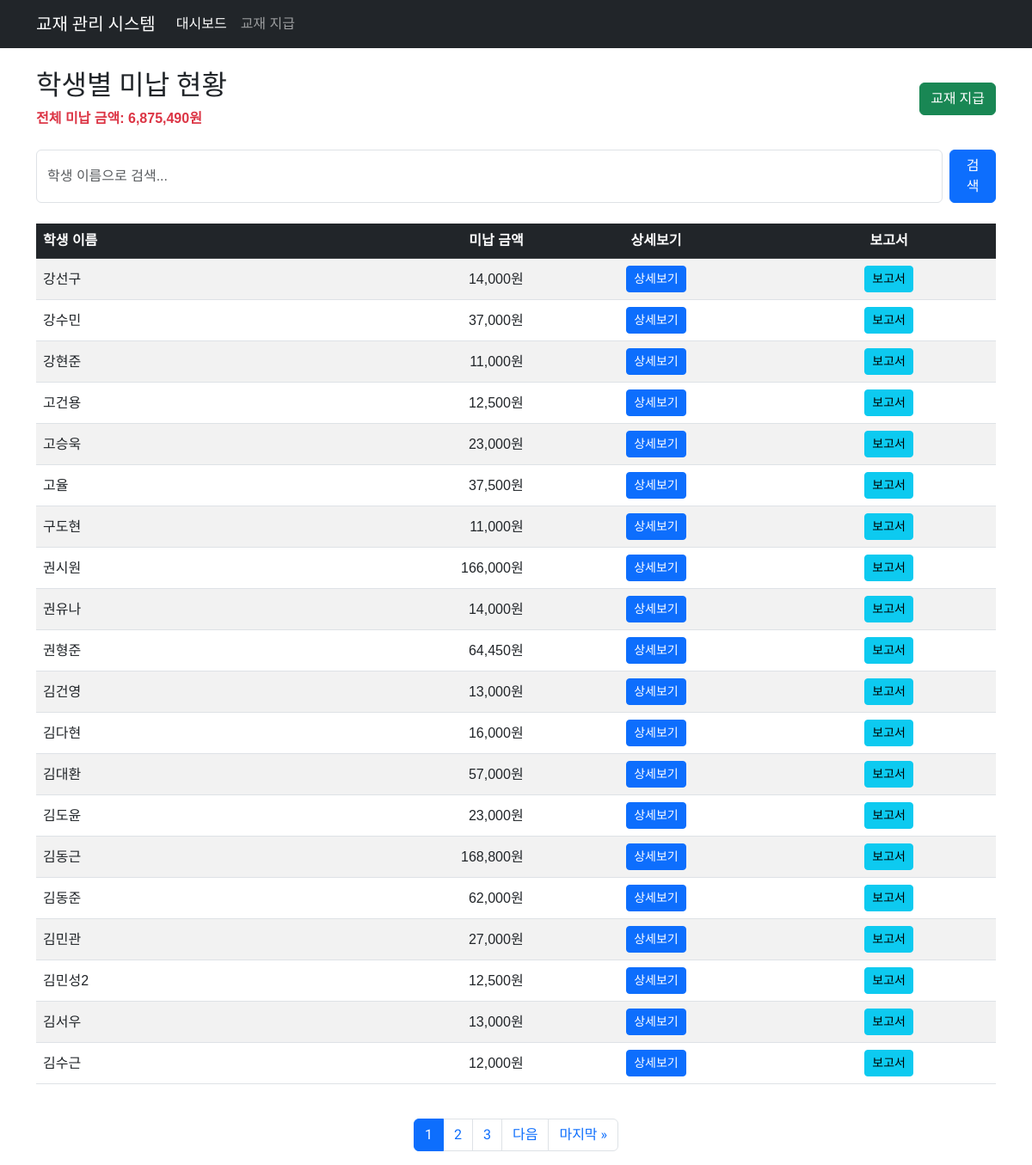
The page /textbook/dashboard/ on the database its author committed.
### textbook/models.py (models this page shows, shortened)
class Student(models.Model):
    name = models.CharField(max_length=255, unique=True, verbose_name='학생')
    class Meta:
        db_table = 'student'
        ordering = ['name']
        verbose_name = '학생'
        verbose_name_plural = '학생'

### textbook/views.py (the view)
# urls.py: path('dashboard/', views.dashboard, name='dashboard'),
def dashboard(request):
    search_query = request.GET.get('search', '').strip()
    students = Student.objects.annotate(
        unpaid_amount=Sum(
            'books__price',
            filter=Q(books__payment_date__isnull=True)
        )
    )
    if search_query:
        students = students.filter(name__icontains=search_query)
    else:
        students = students.filter(unpaid_amount__gt=0)
    students = students.order_by('name')
    total_students = students.count()
    total_unpaid = sum(student.unpaid_amount or 0 for student in students)
    paginator = Paginator(students, 20)  # 한 페이지당 20명
    page = request.GET.get('page')
    try:
        students_page = paginator.page(page)
    except PageNotAnInteger:
        students_page = paginator.page(1)
    except EmptyPage:
        students_page = paginator.page(paginator.num_pages)
    current_page = students_page.number
    total_pages = paginator.num_pages
    page_range = range(max(1, current_page - 2),
                      min(total_pages + 1, current_page + 3))
    context = {
        'students': students_page,
        'search_query': search_query,
        'total_students': total_students,
        'total_unpaid': total_unpaid,
        'page_range': page_range,
        'total_pages': total_pages,
        'current_page': current_page
    }
    return render(request, 'textbook/dashboard.html', context)

### textbook/templates/textbook/dashboard.html (shortened to what this page needs)
{% extends 'textbook/base.html' %}
{% load humanize %}
{% block content %}
<div class="row">
  <div class="col-12">
    <div class="d-flex justify-content-between align-items-center mb-4">
      <div>
        <h2>학생별 미납 현황</h2>
        <p class="text-danger mb-0">
          <strong>전체 미납 금액: {{ total_unpaid|intcomma }}원</strong>
        </p>
      </div>
      <div class="d-flex gap-2">
        <a href="{% url 'textbook:issue_book' %}" class="btn btn-success">
          교재 지급
        </a>
      </div>
    </div>
    <div class="mb-4">
      <form method="get" class="d-flex gap-2">
        <input
          type="search"
          name="search"
          class="form-control search-input max-width-300"
          placeholder="학생 이름으로 검색..."
          value="{{ search_query }}"
        />
        <button type="submit" class="btn btn-primary">검색</button>
      </form>
    </div>
    <div class="table-responsive">
      <table class="table table-striped table-hover align-middle">
        <thead class="table-dark">
          <tr>
            <th>학생 이름</th>
            <th class="text-end">미납 금액</th>
            <th class="text-center">상세보기</th>
            <th class="text-center">보고서</th>
          </tr>
        </thead>
        <tbody>
          {% for student in students %}
          <tr>
            <td>{{ student.name }}</td>
            <td class="text-end">{{ student.unpaid_amount|default:0|intcomma }}원</td>
            <td class="text-center">
              <a
                href="{% url 'textbook:student_detail' student.id %}"
                class="btn btn-primary btn-sm"
                >상세보기</a
              >
            </td>
            <td class="text-center">
              <button
                type="button"
                class="btn btn-info btn-sm"
                data-bs-toggle="modal"
                data-bs-target="#reportModal{{ student.id }}"
              >
                보고서
              </button>
            </td>
          </tr>
          {% empty %}
          <tr>
            <td colspan="4" class="text-center">
              {% if search_query %} 검색 결과가 없습니다. {% else %} 미납 교재가 있는 학생이 없습니다. {% endif %}
            </td>
          </tr>
          {% endfor %}
        </tbody>
      </table>
    </div>
    {% if students.paginator.num_pages > 1 %}
    <nav aria-label="페이지 탐색" class="mt-4">
      <ul class="pagination justify-content-center">
         {% for p in page_range %}
        <li class="page-item {% if p == current_page %}active{% endif %}">
          <a
            class="page-link"
            href="?page={{ p }}{% if search_query %}&search={{ search_query }}{% endif %}"
            >{{ p }}</a
          >
        </li>
        {% endfor %} {% if students.has_next %}
        <li class="page-item">
          <a
            class="page-link"
            href="?page={{ students.next_page_number }}{% if search_query %}&search={{ search_query }}{% endif %}"
            >다음</a
          >
        </li>
        <li class="page-item">
          <a
            class="page-link"
            href="?page={{ total_pages }}{% if search_query %}&search={{ search_query }}{% endif %}"
            >마지막 »</a
          >
        </li>
        {% endif %}
      </ul>
    </nav>
    {% endif %}
  </div>
</div>
{% endblock %}

### textbook/templates/textbook/base.html (shortened to what this page needs)
<!DOCTYPE html>
<html lang="ko">
<head>
    <link href="https://cdn.jsdelivr.net/npm/bootstrap@5.3.0/dist/css/bootstrap.min.css" rel="stylesheet">
    <link rel="stylesheet" href="https://cdn.jsdelivr.net/npm/flatpickr/dist/flatpickr.min.css">
</head>
<body>
    <nav class="navbar navbar-expand-lg navbar-dark bg-dark">
        <div class="container">
            <a class="navbar-brand" href="{% url 'textbook:dashboard' %}">교재 관리 시스템</a>
            <div class="collapse navbar-collapse" id="navbarNav">
                <ul class="navbar-nav me-auto">
                    <li class="nav-item">
                        <a class="nav-link {% if request.resolver_match.url_name == 'dashboard' %}active{% endif %}"
                           href="{% url 'textbook:dashboard' %}">대시보드</a>
                    </li>
                    <li class="nav-item">
                        <a class="nav-link {% if request.resolver_match.url_name == 'issue_book' %}active{% endif %}"
                           href="{% url 'textbook:issue_book' %}">교재 지급</a>
                    </li>
                </ul>
            </div>
        </div>
    </nav>
    <div class="container mt-4">
        {% block content %}
        {% endblock %}
    </div>
</body>
</html>

### textbook/templates/textbook/base.html (style rules this page uses)
body { font-family: 'Noto Sans KR', sans-serif; }
h1, h2, h3, h4, h5, h6, .navbar-brand, .btn, .pagination { font-family: 'Ubuntu', 'Noto Sans KR', sans-serif; }

### rows shown on the page
Student: name "강선구", unpaid_amount "14,000"
Student: name "강수민", unpaid_amount "37,000"
Student: name "강현준", unpaid_amount "11,000"
Student: name "고건용", unpaid_amount "12,500"
Student: name "고승욱", unpaid_amount "23,000"
Student: name "고율", unpaid_amount "37,500"
Student: name "구도현", unpaid_amount "11,000"
Student: name "권시원", unpaid_amount "166,000"
Student: name "권유나", unpaid_amount "14,000"
Student: name "권형준", unpaid_amount "64,450"
Student: name "김건영", unpaid_amount "13,000"
Student: name "김다현", unpaid_amount "16,000"
Student: name "김대환", unpaid_amount "57,000"
Student: name "김도윤", unpaid_amount "23,000"
Student: name "김동근", unpaid_amount "168,800"
Student: name "김동준", unpaid_amount "62,000"
Student: name "김민관", unpaid_amount "27,000"
Student: name "김민성2", unpaid_amount "12,500"
Student: name "김서우", unpaid_amount "13,000"
Student: name "김수근", unpaid_amount "12,000"

### other values the page prints
{{ total_unpaid|intcomma }} "6,875,490"
{{ p }} "1" "2" "3"
